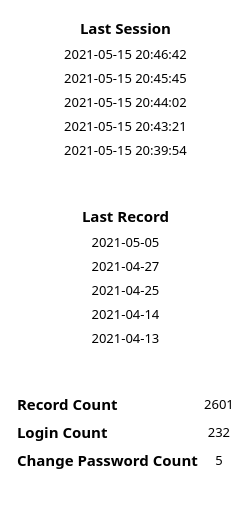
            <widget class="QFrame" name="frame">
             <property name="styleSheet">
              <string notr="true">background : transparent;</string>
             </property>
             <property name="frameShape">
              <enum>QFrame::StyledPanel</enum>
             </property>
             <property name="frameShadow">
              <enum>QFrame::Raised</enum>
             </property>
             <layout class="QVBoxLayout" name="verticalLayout_4">
              <item>
               <layout class="QGridLayout" name="gridLayout_2">
                <property name="leftMargin">
                 <number>5</number>
                </property>
                <property name="topMargin">
                 <number>5</number>
                </property>
                <property name="rightMargin">
                 <number>5</number>
                </property>
                <property name="bottomMargin">
                 <number>5</number>
                </property>
                <item row="2" column="1">
                 <widget class="QLabel" name="lblLastSession">
                  <property name="font">
                   <font>
                    <family>Century Gothic</family>
                    <pointsize>11</pointsize>
                    <weight>75</weight>
                    <bold>true</bold>
                   </font>
                  </property>
                  <property name="styleSheet">
                   <string notr="true"/>
                  </property>
                  <property name="text">
                   <string>Last Session</string>
                  </property>
                  <property name="alignment">
                   <set>Qt::AlignLeading|Qt::AlignLeft|Qt::AlignVCenter</set>
                  </property>
                 </widget>
                </item>
                <item row="2" column="2">
                 <widget class="QLabel" name="label_13">
                  <property name="font">
                   <font>
                    <family>Century Gothic</family>
                   </font>
                  </property>
                  <property name="text">
                   <string/>
                  </property>
                 </widget>
                </item>
                <item row="3" column="0" colspan="3">
                 <widget class="QLabel" name="txtSession1">
                  <property name="font">
                   <font>
                    <family>Century Gothic</family>
                    <pointsize>10</pointsize>
                   </font>
                  </property>
                  <property name="text">
                   <string>2021-05-15 20:46:42</string>
                  </property>
                  <property name="alignment">
                   <set>Qt::AlignCenter</set>
                  </property>
                 </widget>
                </item>
                <item row="4" column="0" colspan="3">
                 <widget class="QLabel" name="txtSession2">
                  <property name="font">
                   <font>
                    <family>Century Gothic</family>
                    <pointsize>10</pointsize>
                   </font>
                  </property>
                  <property name="text">
                   <string>2021-05-15 20:45:45</string>
                  </property>
                  <property name="alignment">
                   <set>Qt::AlignCenter</set>
                  </property>
                 </widget>
                </item>
                <item row="5" column="0" colspan="3">
                 <widget class="QLabel" name="txtSession3">
                  <property name="font">
                   <font>
                    <family>Century Gothic</family>
                    <pointsize>10</pointsize>
                   </font>
                  </property>
                  <property name="text">
                   <string>2021-05-15 20:44:02</string>
                  </property>
                  <property name="alignment">
                   <set>Qt::AlignCenter</set>
                  </property>
                 </widget>
                </item>
                <item row="6" column="0" colspan="3">
                 <widget class="QLabel" name="txtSession4">
                  <property name="font">
                   <font>
                    <family>Century Gothic</family>
                    <pointsize>10</pointsize>
                   </font>
                  </property>
                  <property name="text">
                   <string>2021-05-15 20:43:21</string>
                  </property>
                  <property name="alignment">
                   <set>Qt::AlignCenter</set>
                  </property>
                 </widget>
                </item>
                <item row="7" column="0" colspan="3">
                 <widget class="QLabel" name="txtSession5">
                  <property name="font">
                   <font>
                    <family>Century Gothic</family>
                    <pointsize>10</pointsize>
                   </font>
                  </property>
                  <property name="text">
                   <string>2021-05-15 20:39:54</string>
                  </property>
                  <property name="alignment">
                   <set>Qt::AlignCenter</set>
                  </property>
                 </widget>
                </item>
               </layout>
              </item>
              <item>
               <spacer name="verticalSpacer_4">
                <property name="orientation">
                 <enum>Qt::Vertical</enum>
                </property>
                <property name="sizeType">
                 <enum>QSizePolicy::Maximum</enum>
                </property>
                <property name="sizeHint" stdset="0">
                 <size>
                  <width>20</width>
                  <height>30</height>
                 </size>
                </property>
               </spacer>
              </item>
              <item>
               <layout class="QGridLayout" name="gridLayout_3">
                <property name="leftMargin">
                 <number>5</number>
                </property>
                <property name="topMargin">
                 <number>5</number>
                </property>
                <property name="rightMargin">
                 <number>5</number>
                </property>
                <property name="bottomMargin">
                 <number>5</number>
                </property>
                <item row="2" column="2">
                 <widget class="QLabel" name="label_33">
                  <property name="font">
                   <font>
                    <family>Century Gothic</family>
                   </font>
                  </property>
                  <property name="text">
                   <string/>
                  </property>
                 </widget>
                </item>
                <item row="2" column="1">
                 <widget class="QLabel" name="lblLastRecord">
                  <property name="font">
                   <font>
                    <family>Century Gothic</family>
                    <pointsize>11</pointsize>
                    <weight>75</weight>
                    <bold>true</bold>
                   </font>
                  </property>
                  <property name="styleSheet">
                   <string notr="true"/>
                  </property>
                  <property name="text">
                   <string>Last Record</string>
                  </property>
                  <property name="alignment">
                   <set>Qt::AlignLeading|Qt::AlignLeft|Qt::AlignVCenter</set>
                  </property>
                 </widget>
                </item>
                <item row="3" column="0" colspan="3">
                 <widget class="QLabel" name="txtRecord1">
                  <property name="font">
                   <font>
                    <family>Century Gothic</family>
                    <pointsize>10</pointsize>
                   </font>
                  </property>
                  <property name="text">
                   <string>2021-05-05</string>
                  </property>
                  <property name="alignment">
                   <set>Qt::AlignCenter</set>
                  </property>
                 </widget>
                </item>
                <item row="4" column="0" colspan="3">
                 <widget class="QLabel" name="txtRecord2">
                  <property name="font">
                   <font>
                    <family>Century Gothic</family>
                    <pointsize>10</pointsize>
                   </font>
                  </property>
                  <property name="text">
                   <string>2021-04-27</string>
                  </property>
                  <property name="alignment">
                   <set>Qt::AlignCenter</set>
                  </property>
                 </widget>
                </item>
                <item row="5" column="0" colspan="3">
                 <widget class="QLabel" name="txtRecord3">
                  <property name="font">
                   <font>
                    <family>Century Gothic</family>
                    <pointsize>10</pointsize>
                   </font>
                  </property>
                  <property name="text">
                   <string>2021-04-25</string>
                  </property>
                  <property name="alignment">
                   <set>Qt::AlignCenter</set>
                  </property>
                 </widget>
                </item>
                <item row="6" column="0" colspan="3">
                 <widget class="QLabel" name="txtRecord4">
                  <property name="font">
                   <font>
                    <family>Century Gothic</family>
                    <pointsize>10</pointsize>
                   </font>
                  </property>
                  <property name="text">
                   <string>2021-04-14</string>
                  </property>
                  <property name="alignment">
                   <set>Qt::AlignCenter</set>
                  </property>
                 </widget>
                </item>
                <item row="7" column="0" colspan="3">
                 <widget class="QLabel" name="txtRecord5">
                  <property name="font">
                   <font>
                    <family>Century Gothic</family>
                    <pointsize>10</pointsize>
                   </font>
                  </property>
                  <property name="text">
                   <string>2021-04-13</string>
                  </property>
                  <property name="alignment">
                   <set>Qt::AlignCenter</set>
                  </property>
                 </widget>
                </item>
               </layout>
              </item>
              <item>
               <spacer name="verticalSpacer_5">
                <property name="orientation">
                 <enum>Qt::Vertical</enum>
                </property>
                <property name="sizeType">
                 <enum>QSizePolicy::Maximum</enum>
                </property>
                <property name="sizeHint" stdset="0">
                 <size>
                  <width>20</width>
                  <height>30</height>
                 </size>
                </property>
               </spacer>
              </item>
              <item>
               <layout class="QGridLayout" name="gridLayout_4">
                <property name="leftMargin">
                 <number>5</number>
                </property>
                <property name="topMargin">
                 <number>5</number>
                </property>
                <property name="rightMargin">
                 <number>5</number>
                </property>
                <property name="bottomMargin">
                 <number>5</number>
                </property>
                <item row="0" column="1">
                 <widget class="QLabel" name="txtRecordCount">
                  <property name="font">
                   <font>
                    <family>Century Gothic</family>
                    <pointsize>10</pointsize>
                   </font>
                  </property>
                  <property name="text">
                   <string>2601</string>
                  </property>
                  <property name="alignment">
                   <set>Qt::AlignCenter</set>
                  </property>
                 </widget>
                </item>
                <item row="1" column="0">
                 <widget class="QLabel" name="lblLoginCount">
                  <property name="minimumSize">
                   <size>
                    <width>179</width>
                    <height>0</height>
                   </size>
                  </property>
                  <property name="font">
                   <font>
                    <family>Century Gothic</family>
                    <pointsize>11</pointsize>
                    <weight>75</weight>
                    <bold>true</bold>
                   </font>
                  </property>
                  <property name="styleSheet">
                   <string notr="true"/>
                  </property>
                  <property name="text">
                   <string>Login Count</string>
                  </property>
                  <property name="alignment">
                   <set>Qt::AlignLeading|Qt::AlignLeft|Qt::AlignVCenter</set>
                  </property>
                 </widget>
                </item>
                <item row="0" column="0">
                 <widget class="QLabel" name="lblRecordCount">
                  <property name="minimumSize">
                   <size>
                    <width>179</width>
                    <height>0</height>
                   </size>
                  </property>
                  <property name="font">
                   <font>
                    <family>Century Gothic</family>
                    <pointsize>11</pointsize>
                    <weight>75</weight>
                    <bold>true</bold>
                   </font>
                  </property>
                  <property name="styleSheet">
                   <string notr="true"/>
                  </property>
                  <property name="text">
                   <string>Record Count</string>
                  </property>
                  <property name="alignment">
                   <set>Qt::AlignLeading|Qt::AlignLeft|Qt::AlignVCenter</set>
                  </property>
                 </widget>
                </item>
                <item row="2" column="1">
                 <widget class="QLabel" name="txtPswchgCount">
                  <property name="font">
                   <font>
                    <family>Century Gothic</family>
                    <pointsize>10</pointsize>
                   </font>
                  </property>
                  <property name="text">
                   <string>5</string>
                  </property>
                  <property name="alignment">
                   <set>Qt::AlignCenter</set>
                  </property>
                 </widget>
                </item>
                <item row="1" column="1">
                 <widget class="QLabel" name="txtLoginCount">
                  <property name="font">
                   <font>
                    <family>Century Gothic</family>
                    <pointsize>10</pointsize>
                   </font>
                  </property>
                  <property name="text">
                   <string>232</string>
                  </property>
                  <property name="alignment">
                   <set>Qt::AlignCenter</set>
                  </property>
                 </widget>
                </item>
                <item row="2" column="0">
                 <widget class="QLabel" name="lblChngPassCount">
                  <property name="font">
                   <font>
                    <family>Century Gothic</family>
                    <pointsize>11</pointsize>
                    <weight>75</weight>
                    <bold>true</bold>
                   </font>
                  </property>
                  <property name="styleSheet">
                   <string notr="true"/>
                  </property>
                  <property name="text">
                   <string>Change Password Count</string>
                  </property>
                  <property name="alignment">
                   <set>Qt::AlignLeading|Qt::AlignLeft|Qt::AlignVCenter</set>
                  </property>
                 </widget>
                </item>
               </layout>
              </item>
              <item>
               <spacer name="verticalSpacer_6">
                <property name="orientation">
                 <enum>Qt::Vertical</enum>
                </property>
                <property name="sizeType">
                 <enum>QSizePolicy::Maximum</enum>
                </property>
                <property name="sizeHint" stdset="0">
                 <size>
                  <width>20</width>
                  <height>30</height>
                 </size>
                </property>
               </spacer>
              </item>
             </layout>
            </widget>
